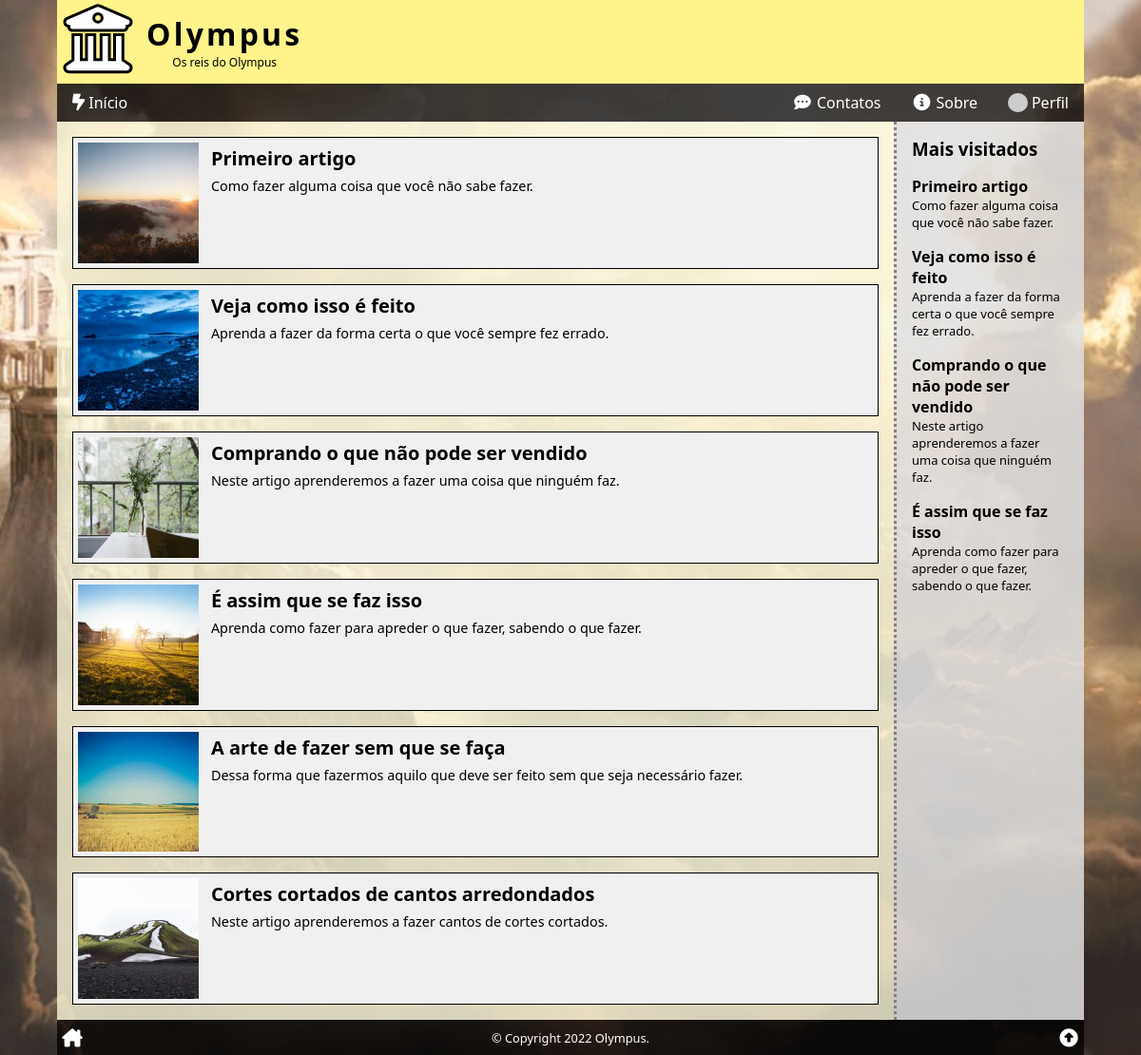
The page / (signed in) on the database as committed earlier.
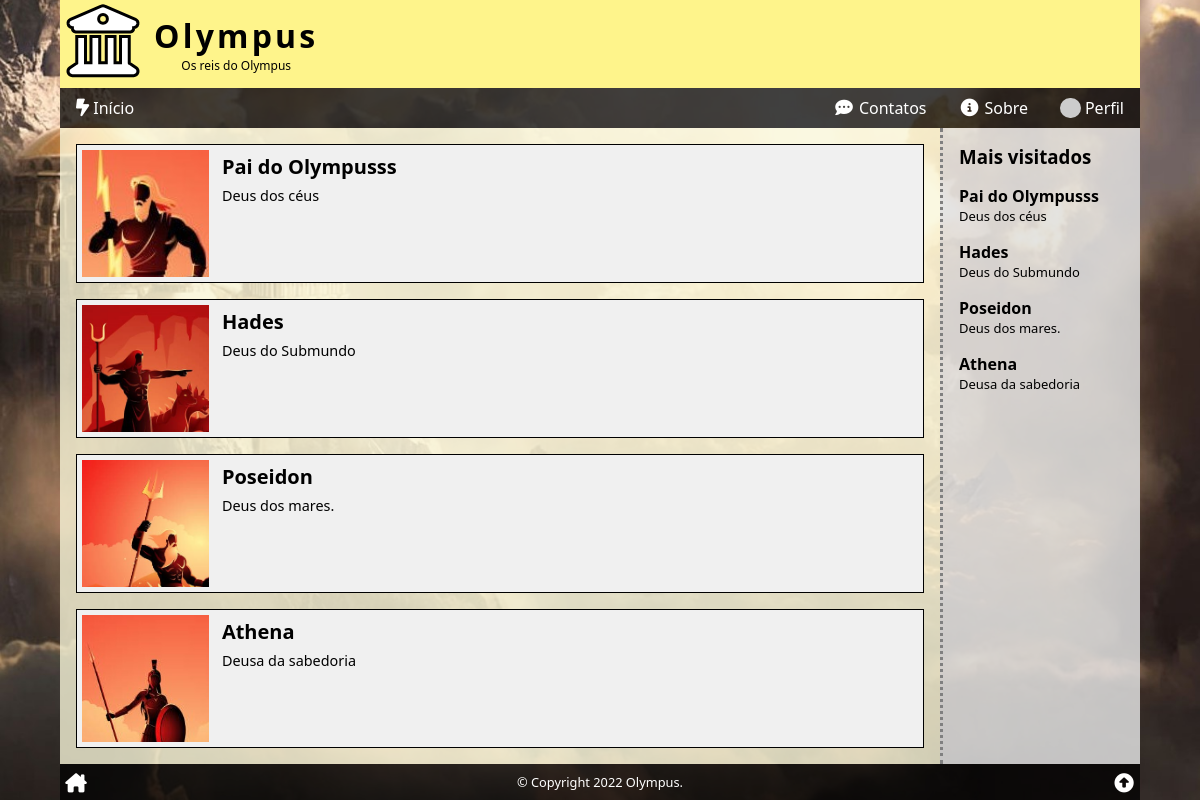
The same page on the database as committed later.
### tables this page shows
CREATE TABLE articles (
    art_id INT PRIMARY KEY AUTO_INCREMENT,
    art_title VARCHAR(127),
    art_intro VARCHAR(255),
    art_thumb VARCHAR(255),
    art_content TEXT,
    art_author INT,
    art_views int DEFAULT "0",
    art_date TIMESTAMP DEFAULT CURRENT_TIMESTAMP,
    art_status ENUM('on', 'off', 'deleted') DEFAULT 'on',
    FOREIGN KEY (art_author) REFERENCES users (user_id)

);

### index.php (the view, shortened to what this page needs)
<?php
require($_SERVER['DOCUMENT_ROOT'] . '/_config.php');
$sql = <<<SQL
SELECT art_id, art_title, art_intro, art_thumb
    FROM articles
WHERE art_status = 'on'
    AND art_date <= NOW()
ORDER BY art_date DESC;
SQL;
$res = $conn->query($sql);
$artigos = '<div class="items">' . "\n";
while ($artigo = $res->fetch_assoc()) :
    $artigos .= <<<HTML
        <div class="item" onclick="location.href='/ler/?id={$artigo['art_id']}'">
            <div class="thumb" style="background-image: url('{$artigo['art_thumb']}')" title="Imagem de {$artigo['art_title']}"></div>
            <div class="body">
                <h4>{$artigo['art_title']}</h4>
                <span>{$artigo['art_intro']}</span>
            </div>
        </div>
HTML;
endwhile;
$artigos .= '</div>';
require($_SERVER['DOCUMENT_ROOT'] . '/_header.php');
?>
<section>
    <?php
    echo $artigos;
    ?>
</section>
<aside>
    <?php
    $mv = mostViewed();
    if ($mv) echo "<h3>Mais visitados</h3>{$mv}";
    ?>
</aside>
<?php
require($_SERVER['DOCUMENT_ROOT'] . '/_footer.php');

### _header.php (shortened to what this page needs)
<!DOCTYPE html>
<html lang="pt-BR">
<head>
    <link rel="stylesheet" href="style.css">
    <link rel="stylesheet" href="https://cdnjs.cloudflare.com/ajax/libs/font-awesome/6.1.1/css/all.min.css">
</head>
<body>
    <div class="wrap">
        <header>
            <a href="/" title="Página inicial"><i class="fa-solid fa-building-columns"></i></a>
            <h1>Olympus<small>Os reis do Olympus</small></h1>
        </header>
        <nav>
            <a href="/" title="Página inicial"><i class="fa-solid fa-bolt-lightning"></i><span>Início</span></a>
            <a href="/contatos/" title="Faça contato"><i class="fa-solid fa-comment-dots fa-fw"></i><span>Contatos</span></a>
            <a href="/sobre/" title="Sobre..."><i class="fa-solid fa-circle-info fa-fw"></i><span>Sobre</span></a>
            <?php
            if ($user) :
            ?>
                <a href="/user/profile/" title="Perfil"><img src="<?php echo $user['user_photo'] ?>" alt="<?php echo $user['user_name'] ?>"><span>Perfil</a>
            <?php
            else :
            ?>
                <a href="/user/login/" title="Usuário"><i class="fa-solid fa-right-to-bracket fa-fw"></i><span>Login</span></a>
            <?php
            endif;
            ?>
        </nav>
        <main>

### _config.php (shortened to what this page needs)
<?php
$ini = parse_ini_file($_SERVER['DOCUMENT_ROOT'] . '/_config.ini', true);
foreach ($ini as $key => $val) :
    if ($_SERVER['SERVER_NAME'] === $key) :
        $conn = new mysqli($val['hostname'], $val['username'], $val['password'], $val['database']);
    endif;
endforeach;
$conn->query("SET NAMES 'utf8'");
$conn->query('SET character_set_connection=utf8');
$conn->query('SET character_set_client=utf8');
$conn->query('SET character_set_results=utf8');
$conn->query('SET GLOBAL lc_time_names = pt_BR');
$conn->query('SET lc_time_names = pt_BR');
if (isset($_COOKIE['user']))
    $user = unserialize($_COOKIE['user']);
else
    $user = false;
function mostViewed($num = 4)
{
    global $conn;
    $sql = <<<SQL
SELECT art_id, art_title, art_intro
FROM articles
WHERE art_status = 'on'
	AND art_date <= NOW()
ORDER BY art_views DESC
LIMIT {$num};
SQL;
    $res = $conn->query($sql);
    $out = '';
    if ($res->num_rows > 0) :
        while ($art = $res->fetch_assoc()) :
            $out .= <<<HTML
<div class="side-art-box" onclick="location.href='/ler/?id={$art['art_id']}'">
    <div class="side-art-title">{$art['art_title']}</div>
    <div class="side-art-intro">{$art['art_intro']}</div>
</div>
HTML;
        endwhile;
    else :
        $out = false;
    endif;
    return $out;
}

### _footer.php (shortened to what this page needs)
</main>
<footer>
    <a href="/" title="Página inicial"><i class="fa-solid fa-house-chimney fa-fw"></i></a>
    <div title="Todos os direitos reservados para Vitugo.">&copy; Copyright 2022 Olympus.</div>
    <a href="#top" title="Topo da página"><i class="fa-solid fa-circle-up fa-fw"></i></a>
</footer>
</div>
</body>
</html>

### style.css (style rules this page uses)
* { box-sizing: border-box; outline: none; transition: .2s; }
html, body { position: relative; width: 100%; height: 100%; padding: 0; margin: 0; font-family: 'Segoe UI', Tahoma, Geneva, Verdana, sans-serif; font-size: 16px; }
a { color: steelblue; text-decoration: none; }
header, nav, section, article, main, aside, footer { display: block; }
body { background-color: rgb(170, 170, 170); background-attachment: fixed; background-image: url('/img/olympuus.jpg'); background-position: center; background-repeat: no-repeat; background-size: cover; }
.wrap { position: relative; display: flex; flex-direction: column; height: 100%; width: 100%; max-width: 1080px; min-width: 280px; margin: auto; }
.wrap>header { display: flex; align-items: center; justify-content: flex-start; background: rgb(254, 244, 139); }
.wrap>header a { font-size: 70px; color: white; -webkit-text-stroke: 3px black; padding-left: .5rem; margin-top: -.5rem; }
.wrap>header h1 { margin: 0; margin-left: 1rem; text-align: center; font-size: 2rem; letter-spacing: .2rem; }
.wrap>header small { display: block; font-size: .75rem; font-weight: normal; letter-spacing: normal; }
.wrap>nav { background: rgba(0, 0, 0, 0.75); display: flex; align-items: center; justify-content: space-around; padding: 1px 0; }
.wrap>nav a { display: flex; width: 25%; flex-direction: column; justify-content: space-around; align-items: center; color: white; text-decoration: none; padding: .5rem; }
.wrap>nav span { display: inline-block; margin-top: .25rem; }
.wrap>nav i { font-size: 2rem; }
.wrap>nav img { width: 2rem; height: 2rem; display: block; border-radius: 50%; }
.wrap>footer { background: rgba(0, 0, 0, .75); padding: 1px 0; color: white; display: flex; align-items: center; justify-content: space-between; }
.wrap>footer a { display: block; padding: .25rem; color: white; font-size: 1.2rem; }
.wrap>footer div { font-size: .8rem; text-align: center; }
.wrap>main { flex-grow: 1; display: flex; flex-direction: column; }
.wrap>main>section, .wrap>main>aside { padding: 1rem; }
.wrap>main>section { flex-grow: 1; background-color: rgba(249, 247, 218, 0.794); }
.wrap>main>aside { border-top: 3px dotted grey; background: rgba(224, 224, 224, .85); }
.wrap>main>section>h2:first-child, .wrap>main>aside>h3:first-child { margin: 0; }
.item { background-color: rgb(240, 240, 240); margin-bottom: 1rem; border: 1px solid rgb(0, 0, 0); cursor: pointer; }
.items .item:last-child { margin-bottom: 0; }
.item .thumb { margin: 5px; width: 100%; aspect-ratio: 1 / 1; background-attachment: local; background-position: center; background-repeat: no-repeat; background-size: cover; }
.item .body { padding: .5rem; }
.item .body span { font-size: .9rem; }
.item h4 { font-size: 20px; margin: 0 0 .25rem 0; }
@media (min-width: 426px) { .items { display: grid; grid-template-columns: 50% 50%; grid-column-gap: 1rem; margin-right: 1rem; } }
@media (min-width: 576px) { .items { display: block; margin: 0; } }
@media (min-width: 576px) { .item { display: flex; } }
@media (min-width: 576px) { .item .thumb { width: 15%; } }
@media (min-width: 768px) { .wrap>nav { align-items: center; justify-content: flex-end; } }
@media (min-width: 768px) { .wrap>nav a { flex-direction: row; justify-content: center; padding: .5rem 1rem; width: auto; } }
@media (min-width: 768px) { .wrap>nav a:first-child { margin-right: auto; } }
@media (min-width: 768px) { .wrap>nav i { font-size: 1.1rem; } }
@media (min-width: 768px) { .wrap>nav span { display: inline-block; margin-top: 0; margin-left: .25rem; } }
@media (min-width: 768px) { .wrap>nav img { width: 1.3rem; height: 1.3rem; } }
@media (min-width: 768px) { .wrap>main { flex-direction: row; } }
@media (min-width: 768px) { .wrap>main>aside { border-top: none; border-left: 3px dotted grey; flex: 0 0 200px; } }
.side-art-box { margin: 1rem 0; cursor: pointer; }
.side-art-title { font-weight: bold; }
.side-art-intro { font-size: small; }

Rows that differ between the two databases and show on the page:
removed articles: art_thumb (picture), art_title "A arte de fazer sem que se faça", art_intro "Dessa forma que fazermos aquilo que deve ser feito sem que seja necessário fazer.", shown under "OlympusOs reis do Olympus"
removed articles: art_thumb (picture), art_title "Cortes cortados de cantos arredondados", art_intro "Neste artigo aprenderemos a fazer cantos de cortes cortados.", shown under "OlympusOs reis do Olympus"
changed articles: art_thumb: a different picture; art_title "Primeiro artigo" → "Pai do Olympusss"; art_intro "Como fazer alguma coisa que você não sabe fazer." → "Deus dos céus"
changed articles: art_thumb: a different picture; art_title "Veja como isso é feito" → "Hades"; art_intro "Aprenda a fazer da forma certa o que você sempre fez errado." → "Deus do Submundo"
changed articles: art_thumb: a different picture; art_title "Comprando o que não pode ser vendido" → "Poseidon"; art_intro "Neste artigo aprenderemos a fazer uma coisa que ninguém faz." → "Deus dos mares."
changed articles: art_thumb: a different picture; art_title "É assim que se faz isso" → "Athena"; art_intro "Aprenda como fazer para apreder o que fazer, sabendo o que fazer." → "Deusa da sabedoria"
